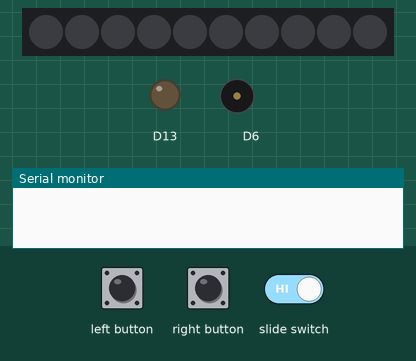
Recording of a sketch running on a simulated Adafruit Circuit Playground Express. Shown: 10 RGB LEDs in strip order, left to right, output pins drawn as LEDs (lit = HIGH), buzzer (waves = sounding), the last lines printed to the serial monitor. The test bench sets the inputs (shaded band). Dim RGB values are drawn brighter than linear; random numbers use the default seed unless the sketch sets one.

Above: at 1.2 s.
1.3 s: slide switch set LOW
At 3.5 s:
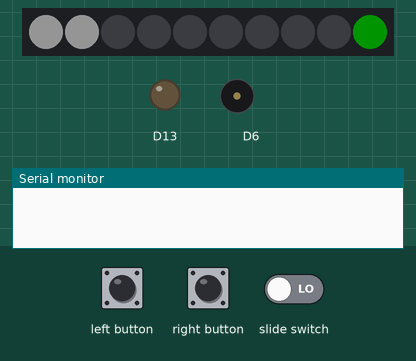
4.3 s: left button pressed for 0.15 s
At 5.8 s:
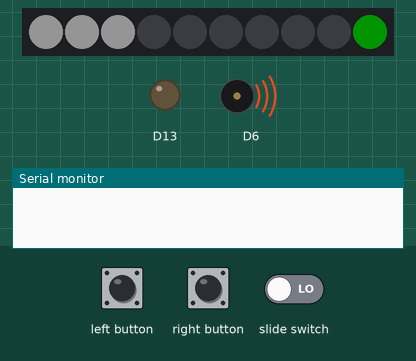
At 16.8 s:
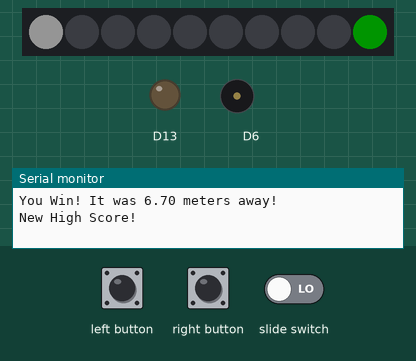
Timing chart, 0 to 17.8 s (numbered marks = the images above; inputs shaded):
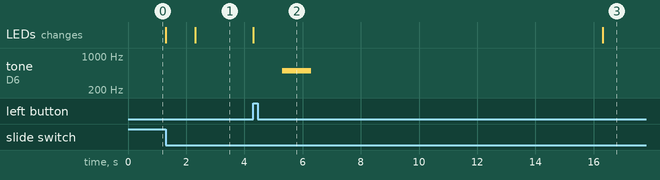

Measured:
- after the input at 1.3 s, the LEDs: first change at once (image 1 shows a later state)

The sketch:

FinalProject_CooperMack.ino
```cpp
/*
Engineering 103H Final Project by Cooper Mack
Inspired by "Night Light Fright" from Mario Party
*/
#include <Adafruit_CircuitPlayground.h>
#include <cmath>

// variables declared
const int switchPin = 7;
const int LeftButton = 4;
const int RightButton = 5;
volatile bool SwitchFlag = false;
volatile bool ButtonFlag = false;
float enemyPosition = 1;
float lowTime = 1;
float highTime = 10;
float highScore = 10;


void switchISR(){ // flag is changed when the switch is flipped
  SwitchFlag = true;
}

void buttonISR(){ // flag is changed when button is pressed
  ButtonFlag = true;
}

void setup() { // runs once when plugged in
  Serial.begin(9600);
  CircuitPlayground.begin();
// input setup
  pinMode(switchPin, INPUT_PULLUP);
  pinMode(LeftButton, INPUT_PULLDOWN);
  pinMode(RightButton, INPUT_PULLDOWN);
  attachInterrupt(digitalPinToInterrupt(switchPin), switchISR, CHANGE);
  attachInterrupt(digitalPinToInterrupt(LeftButton), buttonISR, FALLING);
  attachInterrupt(digitalPinToInterrupt(RightButton), buttonISR, FALLING);
}

void loop(){ // runs indefinitely
  if (SwitchFlag){ // when the switch is flipped, run startGame()
    startGame();
  }
}
// plays the game
void startGame() {
// if player presses the button, game ends and score is saved
  if (ButtonFlag) {
    CircuitPlayground.playTone(500, 1000);
    lowTime = 0;
    highTime = 0;
    Serial.print("You Win! It was ");
    Serial.print((90 - enemyPosition)/10);
    Serial.println(" meters away!");
    if((90 - enemyPosition)/10 < highScore){
      highScore = (90 - enemyPosition)/10;
      Serial.println("New High Score!");
    }
    delay(10000);
    SwitchFlag = false;
    for (int i = 0; i<10; i++){
      CircuitPlayground.setPixelColor(i, 0, 0, 0);
    }
    enemyPosition = 1;
    lowTime = 1;
    highTime = 10;
    ButtonFlag = false;
  }
// game initialization
  CircuitPlayground.setPixelColor(9, 0, 255, 0);
  CircuitPlayground.setPixelColor(round(enemyPosition/10),255,255,255);
  enemyPosition = enemyPosition + random(lowTime,highTime);
// if enemy reaches character, game ends
  if (enemyPosition >= 90){
    Serial.println("You lose!");
    CircuitPlayground.playTone(500, 1000);
    CircuitPlayground.setPixelColor(9, 255, 0, 0);
    lowTime = 0;
    highTime = 0;
    delay(10000);
    SwitchFlag = false;
    for (int i = 0; i<10; i++){
      CircuitPlayground.setPixelColor(i, 0, 0, 0);
    }
    enemyPosition = 1;
    lowTime = 1;
    highTime = 10;
  }
  delay(1000);
}
```
